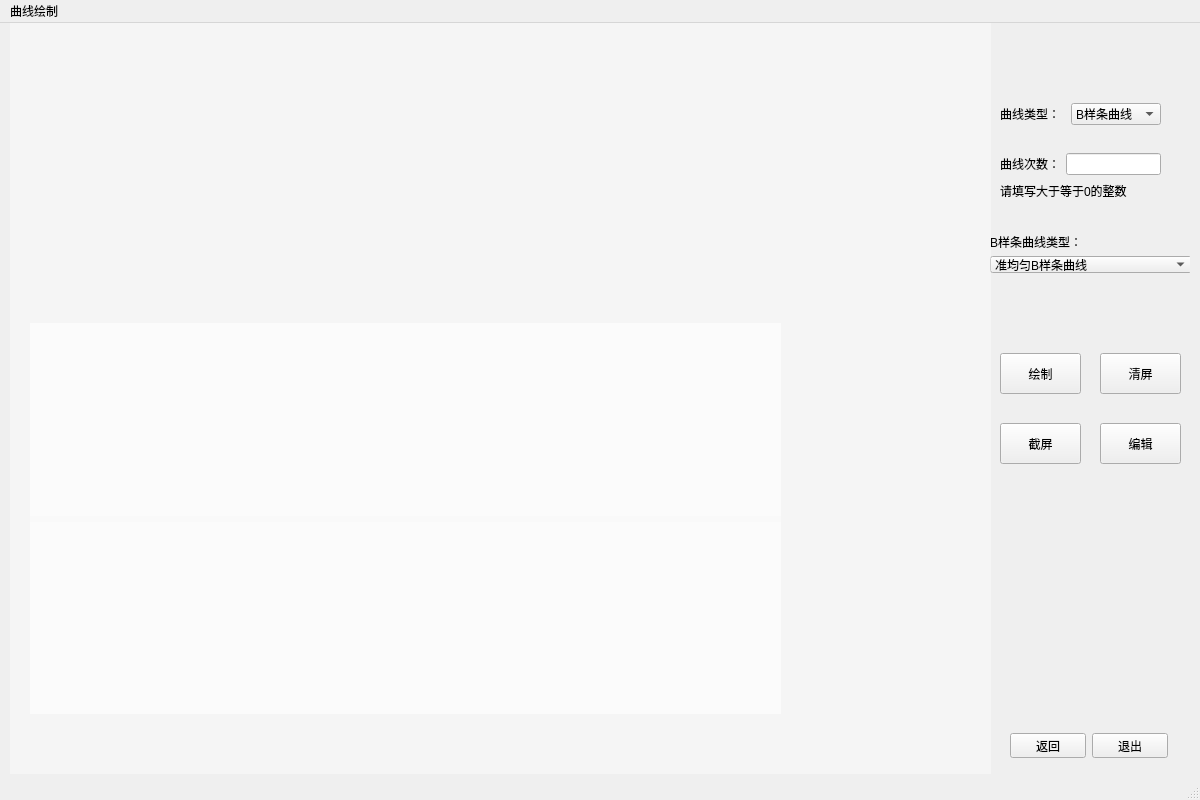
<?xml version="1.0" encoding="UTF-8"?>
<ui version="4.0">
 <class>CurveMainWindow</class>
 <widget class="QMainWindow" name="CurveMainWindow">
  <property name="geometry">
   <rect>
    <x>0</x>
    <y>0</y>
    <width>1200</width>
    <height>800</height>
   </rect>
  </property>
  <property name="windowTitle">
   <string>MainWindow</string>
  </property>
  <widget class="QWidget" name="centralwidget">
   <widget class="QWidget" name="mainWidget" native="true">
    <property name="geometry">
     <rect>
      <x>10</x>
      <y>0</y>
      <width>1181</width>
      <height>751</height>
     </rect>
    </property>
    <property name="styleSheet">
     <string notr="true"/>
    </property>
    <widget class="QWidget" name="buttonWidget" native="true">
     <property name="geometry">
      <rect>
       <x>980</x>
       <y>0</y>
       <width>200</width>
       <height>751</height>
      </rect>
     </property>
     <property name="styleSheet">
      <string notr="true"/>
     </property>
     <widget class="QPushButton" name="drawBtn">
      <property name="geometry">
       <rect>
        <x>10</x>
        <y>330</y>
        <width>81</width>
        <height>41</height>
       </rect>
      </property>
      <property name="styleSheet">
       <string notr="true">font: 12pt &quot;Adobe Arabic&quot;;</string>
      </property>
      <property name="text">
       <string>绘制</string>
      </property>
     </widget>
     <widget class="QPushButton" name="clcBtn">
      <property name="geometry">
       <rect>
        <x>110</x>
        <y>330</y>
        <width>81</width>
        <height>41</height>
       </rect>
      </property>
      <property name="styleSheet">
       <string notr="true">font: 12pt &quot;Adobe Arabic&quot;;</string>
      </property>
      <property name="text">
       <string>清屏</string>
      </property>
     </widget>
     <widget class="QPushButton" name="cutBtn">
      <property name="geometry">
       <rect>
        <x>10</x>
        <y>400</y>
        <width>81</width>
        <height>41</height>
       </rect>
      </property>
      <property name="styleSheet">
       <string notr="true">font: 12pt &quot;Adobe Arabic&quot;;</string>
      </property>
      <property name="text">
       <string>截屏</string>
      </property>
     </widget>
     <widget class="QWidget" name="layoutWidget">
      <property name="geometry">
       <rect>
        <x>10</x>
        <y>130</y>
        <width>161</width>
        <height>22</height>
       </rect>
      </property>
      <layout class="QHBoxLayout" name="horizontalLayout_2">
       <item>
        <widget class="QLabel" name="label_2">
         <property name="text">
          <string>曲线次数：</string>
         </property>
        </widget>
       </item>
       <item>
        <widget class="QLineEdit" name="le1"/>
       </item>
      </layout>
     </widget>
     <widget class="QWidget" name="layoutWidget">
      <property name="geometry">
       <rect>
        <x>10</x>
        <y>80</y>
        <width>161</width>
        <height>22</height>
       </rect>
      </property>
      <layout class="QHBoxLayout" name="horizontalLayout">
       <item>
        <widget class="QLabel" name="label">
         <property name="text">
          <string>曲线类型：</string>
         </property>
        </widget>
       </item>
       <item>
        <widget class="QComboBox" name="cb1">
         <item>
          <property name="text">
           <string>B样条曲线</string>
          </property>
         </item>
         <item>
          <property name="text">
           <string>贝齐尔曲线</string>
          </property>
         </item>
        </widget>
       </item>
      </layout>
     </widget>
     <widget class="QWidget" name="layoutWidget">
      <property name="geometry">
       <rect>
        <x>0</x>
        <y>210</y>
        <width>202</width>
        <height>40</height>
       </rect>
      </property>
      <layout class="QVBoxLayout" name="verticalLayout">
       <item>
        <widget class="QLabel" name="label_3">
         <property name="text">
          <string>B样条曲线类型：</string>
         </property>
        </widget>
       </item>
       <item>
        <widget class="QComboBox" name="cb2">
         <item>
          <property name="text">
           <string>准均匀B样条曲线</string>
          </property>
         </item>
         <item>
          <property name="text">
           <string>均匀B样条曲线</string>
          </property>
         </item>
         <item>
          <property name="text">
           <string>Riensenfeld参数化非均匀B样条</string>
          </property>
         </item>
         <item>
          <property name="text">
           <string>Hartley-Judd参数化非均匀B样条</string>
          </property>
         </item>
         <item>
          <property name="text">
           <string>分段贝齐尔曲线</string>
          </property>
         </item>
        </widget>
       </item>
      </layout>
     </widget>
     <widget class="QWidget" name="layoutWidget">
      <property name="geometry">
       <rect>
        <x>20</x>
        <y>710</y>
        <width>158</width>
        <height>25</height>
       </rect>
      </property>
      <layout class="QHBoxLayout" name="horizontalLayout_3">
       <item>
        <widget class="QPushButton" name="backButton">
         <property name="text">
          <string>返回</string>
         </property>
        </widget>
       </item>
       <item>
        <widget class="QPushButton" name="exitButton">
         <property name="text">
          <string>退出</string>
         </property>
        </widget>
       </item>
      </layout>
     </widget>
     <widget class="QLabel" name="label_4">
      <property name="geometry">
       <rect>
        <x>10</x>
        <y>160</y>
        <width>161</width>
        <height>16</height>
       </rect>
      </property>
      <property name="text">
       <string>请填写大于等于0的整数</string>
      </property>
     </widget>
     <widget class="QPushButton" name="editBtn">
      <property name="geometry">
       <rect>
        <x>110</x>
        <y>400</y>
        <width>81</width>
        <height>41</height>
       </rect>
      </property>
      <property name="styleSheet">
       <string notr="true">font: 12pt &quot;Adobe Arabic&quot;;</string>
      </property>
      <property name="text">
       <string>编辑</string>
      </property>
     </widget>
    </widget>
    <widget class="QWidget" name="curveWidget" native="true">
     <property name="geometry">
      <rect>
       <x>-30</x>
       <y>0</y>
       <width>1011</width>
       <height>751</height>
      </rect>
     </property>
     <property name="styleSheet">
      <string notr="true">background-color: rgba(255, 255, 255, 100);</string>
     </property>
     <widget class="QWidget" name="layoutWidget">
      <property name="geometry">
       <rect>
        <x>50</x>
        <y>300</y>
        <width>751</width>
        <height>391</height>
       </rect>
      </property>
      <layout class="QVBoxLayout" name="verticalLayout_2">
       <item>
        <widget class="QWidget" name="upWidget" native="true">
         <property name="styleSheet">
          <string notr="true"/>
         </property>
        </widget>
       </item>
       <item>
        <widget class="QWidget" name="downWidget" native="true">
         <property name="styleSheet">
          <string notr="true"/>
         </property>
        </widget>
       </item>
      </layout>
     </widget>
    </widget>
   </widget>
  </widget>
  <widget class="QMenuBar" name="menubar">
   <property name="geometry">
    <rect>
     <x>0</x>
     <y>0</y>
     <width>1200</width>
     <height>23</height>
    </rect>
   </property>
   <widget class="QMenu" name="menu">
    <property name="title">
     <string>曲线绘制</string>
    </property>
   </widget>
   <addaction name="menu"/>
  </widget>
  <widget class="QStatusBar" name="statusbar"/>
 </widget>
 <resources/>
 <connections/>
</ui>
